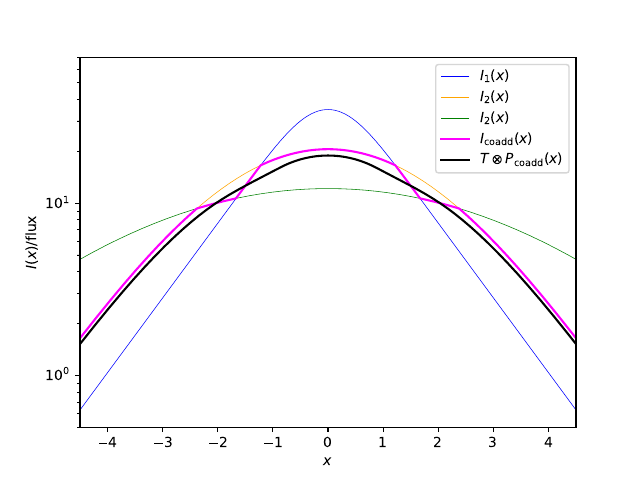

Generate this figure with Python:
import matplotlib.pyplot as plt
import numpy as np

sigma1 = 0.5
sigma2 = 1.5
sigma3 = 3
gal_scale = 1
gal_flux = 100
dx = 0.01

x = np.linspace(-10,10, int(20/dx)+1)
P1 = np.exp(-x**2 / (2*sigma1**2)) / (2*np.pi*sigma1**2)**0.5
P2 = np.exp(-x**2 / (2*sigma2**2)) / (2*np.pi*sigma2**2)**0.5
P3 = np.exp(-x**2 / (2*sigma3**2)) / (2*np.pi*sigma3**2)**0.5

print('P fluxes = ',P1.sum()*dx, P2.sum()*dx, P3.sum()*dx)

T = np.exp(-np.abs(x)/gal_scale) / (2*gal_scale) * gal_flux

print('T flux = ',T.sum()*dx)

I1 = np.convolve(T,P1, 'same') * dx
I2 = np.convolve(T,P2, 'same') * dx
I3 = np.convolve(T,P3, 'same') * dx

print('I fluxes = ',I1.sum()*dx, I2.sum()*dx, I3.sum()*dx)

Pc = np.median([P1,P2,P3], axis=0)
Ic = np.median([I1,I2,I3], axis=0)
IPc = np.convolve(T,Pc, 'same') * dx

print('coadd fluxes = ',Pc.sum()*dx, Ic.sum()*dx, IPc.sum()*dx)

fig, ax = plt.subplots(1,1)

ax.plot(x, I1, label='$I_1(x)$', color='blue', linewidth=0.4)
ax.plot(x, I2, label='$I_2(x)$', color='orange', linewidth=0.4)
ax.plot(x, I3, label='$I_2(x)$', color='green', linewidth=0.4)
ax.plot(x, Ic, label='$I_\mathrm{coadd}(x)$', color='magenta')
ax.plot(x, IPc, label='$T \otimes P_\mathrm{coadd}(x)$', color='black')

ax.legend(loc='upper right')
ax.set_yscale('log')
ax.set_xlim(-4.5,4.5)
ax.set_ylim(0.5,70)
ax.set_xlabel('$x$')
ax.set_ylabel('$I(x)$/flux')

fig.savefig('extended.pdf')
